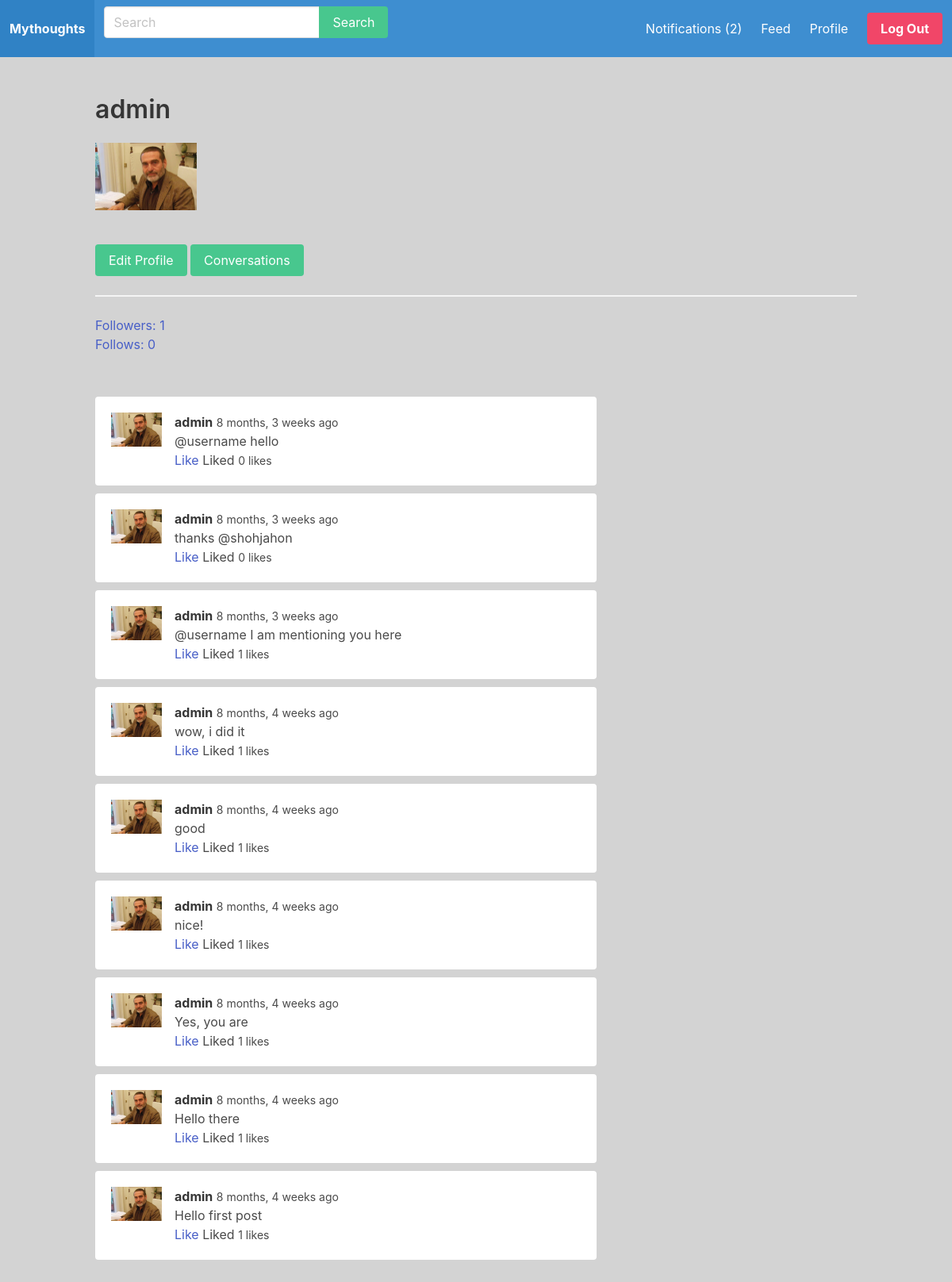
The app's page /u/admin/ (signed in) with its own data.
### mythought/models.py (models this page shows)
class UserProfile(models.Model):
    user = models.OneToOneField(User, on_delete=models.CASCADE)
    follows = models.ManyToManyField('self', related_name='followed_by', symmetrical=False)
    avatar = models.ImageField(upload_to='uploads/', blank=True, null=True)

class Post(models.Model):
    body = models.CharField(max_length=255)
    created_by = models.ForeignKey(User, related_name='posts', on_delete=models.CASCADE)
    created_at = models.DateTimeField(auto_now_add=True)
    class Meta:
        ordering = ('-created_at',)

### mythought/views.py (the view)
# urls.py: path('u/<str:username>/', userprofile, name='userprofile'),
@login_required
def userprofile(request, username):
    user = get_object_or_404(User, username=username)
    posts = user.posts.all()
    for post in posts:
        likes = post.likes.filter(created_by_id=request.user.id)
        if likes.count() > 0:
            post.liked = True
        else:
            post.liked = False
    context = {
        'user': user,
        'posts': posts
    }
    return render(request, 'userprofile.html', context)

### mythought/context_processors.py (called while the page is built)
def notifications(request):
    if request.user.is_authenticated:
        return {'notifications': request.user.notifications.filter(is_read=False)}
    else:
        return {'notifications': []}

### mythought/templates/userprofile.html (shortened to what this page needs)
{% extends 'base.html' %}
{% load humanize %}
{% block content %}
    <div class="container" id="userprofileapp">
        <div class="columns">
            <div class="column is-12">
                <h1 class="title">{{ user.username }}</h1>
                {% if user.userprofile.avatar %}
                    <figure class="image is-128x128">
                        <img src="{{ user.userprofile.avatar.url }}" alt="">
                    </figure>
                {% endif %}
                {% if user == request.user %}
                    <a href="{% url 'edit_profile'%}" class="button is-success">Edit Profile</a>
                    <a href="{% url 'conversations'%}" class="button is-success">Conversations</a>
                    <hr>
                {% endif %}
                <p><a href="{% url 'followers' user.username %}">Followers: {{ user.userprofile.followed_by.count }}</a></p>
                <p><a href="{% url 'follows' user.username %}">Follows: {{ user.userprofile.follows.count }}</a></p>
            </div>
        </div>
        <div class="columns">
            <div class="column is-8">
                <div class="wrapper-posts">
                    {% for post in posts %}
                        <div class="post">
                            <article class="media">
                                <figure class="media-left">
                                    <p class="image is-64x64">
                                        {% if user.userprofile.avatar %}
                                            <img src="{{ user.userprofile.avatar.url }}" alt="">
                                        {% endif %}
                                    </p>
                                </figure>
                                <div class="media-content">
                                    <div class="content">
                                        <p>
                                            <strong>{{ post.created_by.username }}</strong>
                                            <small>{{ post.created_at|naturaltime}}</small>
                                            <br>
                                            {{post.body}}
                                            <br>
                                            <a @click="likePost({{ post.id }})" v-if="!liked_posts.includes({{ post.id }})">Like</a>
                                            <span v-if="liked_posts.includes({{ post.id }})">Liked</span>
                                            <small id="likes-{{ post.id }}">{{post.likes.count}} likes</small>
                                        </p>
                                    </div>
                                </div>
                            </article>
                        </div>
                    {% endfor %}
                </div>
            </div>
        </div>
    </div>
{% endblock %}

### mythought/templates/base.html (shortened to what this page needs)
{% load static %}
<html lang="en">
<head>
    <link rel="stylesheet" href="https://cdn.jsdelivr.net/npm/bulma@0.9.0/css/bulma.min.css">
    <link rel="stylesheet" href="{% static 'css/main.css' %}">
</head>
<body>
    <nav class="navbar is-info" role="navigation">
        <div class="navbar-brand">
            <a href="/" class="navbar-item"><strong>Mythoughts</strong></a>
        </div>
        <div class="navbar-menu">
            <div class="navbar-start">
                <div class="navbar-item">
                    <form method="get" action="{% url 'search' %}">
                        <div class="field has-addons">
                            <div class="control">
                                <input type="text" class="input" placeholder="Search" name="query">
                            </div>
                            <div class="control">
                                <button class="button is-success">Search</button>
                            </div>
                        </div>
                    </form>
                </div>
            </div>
            <div class="navbar-end">
                {% if request.user.is_authenticated %}
                    <a href="{% url 'notifications' %}" class="navbar-item">Notifications ({{ notifications.count }})</a>
                    <a href="{% url 'feed' %}" class="navbar-item">Feed</a>
                    <a href="{% url 'userprofile' request.user.username %}" class="navbar-item">Profile</a>
                {% endif %}
                <div class="navbar-item">
                    <div class="buttons">
                        {% if request.user.is_authenticated %}
                            <a href="{% url 'logout' %}" class="button is-danger"><strong>Log Out</strong></a>
                        {% else  %}
                            <a href="{% url 'signup' %}" class="button is-success"><strong>Sign Up</strong></a>
                            <a href="{% url 'login' %}" class="button is-light">Log In</a>
                        {% endif %}
                    </div>
                </div>
            </div>
        </div>
    </nav>
    <section class="section">
        {% block content %}
        {% endblock %}
    </section>
</body>
</html>

### static/css/main.css (style rules this page uses)
body { background: lightgray; }
.wrapper-posts { margin-top: 30px; }
.wrapper-posts .post, .notifications-wrapper .media { margin-bottom: 10px; padding: 20px; border-radius: 4px; background: white; }

### records on screen
Post: userprofile.avatar (picture), created_by.username "admin", created_at "8 months, 3 weeks ago", body "@username hello", likes.count "0"
Post: userprofile.avatar (picture), created_by.username "admin", created_at "8 months, 3 weeks ago", body "thanks @shohjahon", likes.count "0"
Post: userprofile.avatar (picture), created_by.username "admin", created_at "8 months, 3 weeks ago", body "@username I am mentioning you here", likes.count "1"
Post: userprofile.avatar (picture), created_by.username "admin", created_at "8 months, 4 weeks ago", body "wow, i did it", likes.count "1"
Post: userprofile.avatar (picture), created_by.username "admin", created_at "8 months, 4 weeks ago", body "good", likes.count "1"
Post: userprofile.avatar (picture), created_by.username "admin", created_at "8 months, 4 weeks ago", body "nice!", likes.count "1"
Post: userprofile.avatar (picture), created_by.username "admin", created_at "8 months, 4 weeks ago", body "Yes, you are", likes.count "1"
Post: userprofile.avatar (picture), created_by.username "admin", created_at "8 months, 4 weeks ago", body "Hello there", likes.count "1"
Post: userprofile.avatar (picture), created_by.username "admin", created_at "8 months, 4 weeks ago", body "Hello first post", likes.count "1"

### other values on screen
{{ notifications.count }} "2"
{{ user.username }} "admin"
{{ user.userprofile.followed_by.count }} "1"
{{ user.userprofile.follows.count }} "0"
